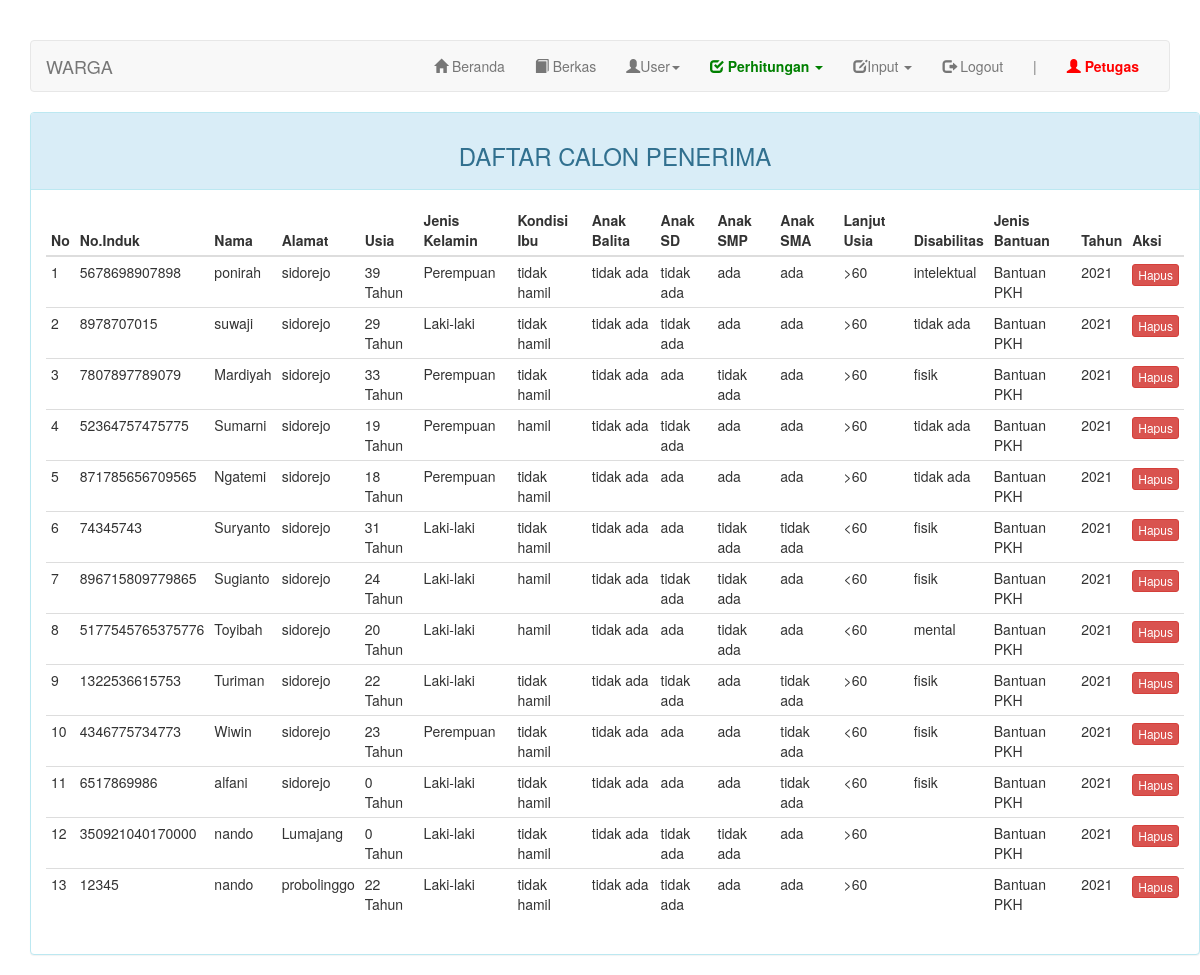
The app's page /index.php?page=warga (signed in), older data.
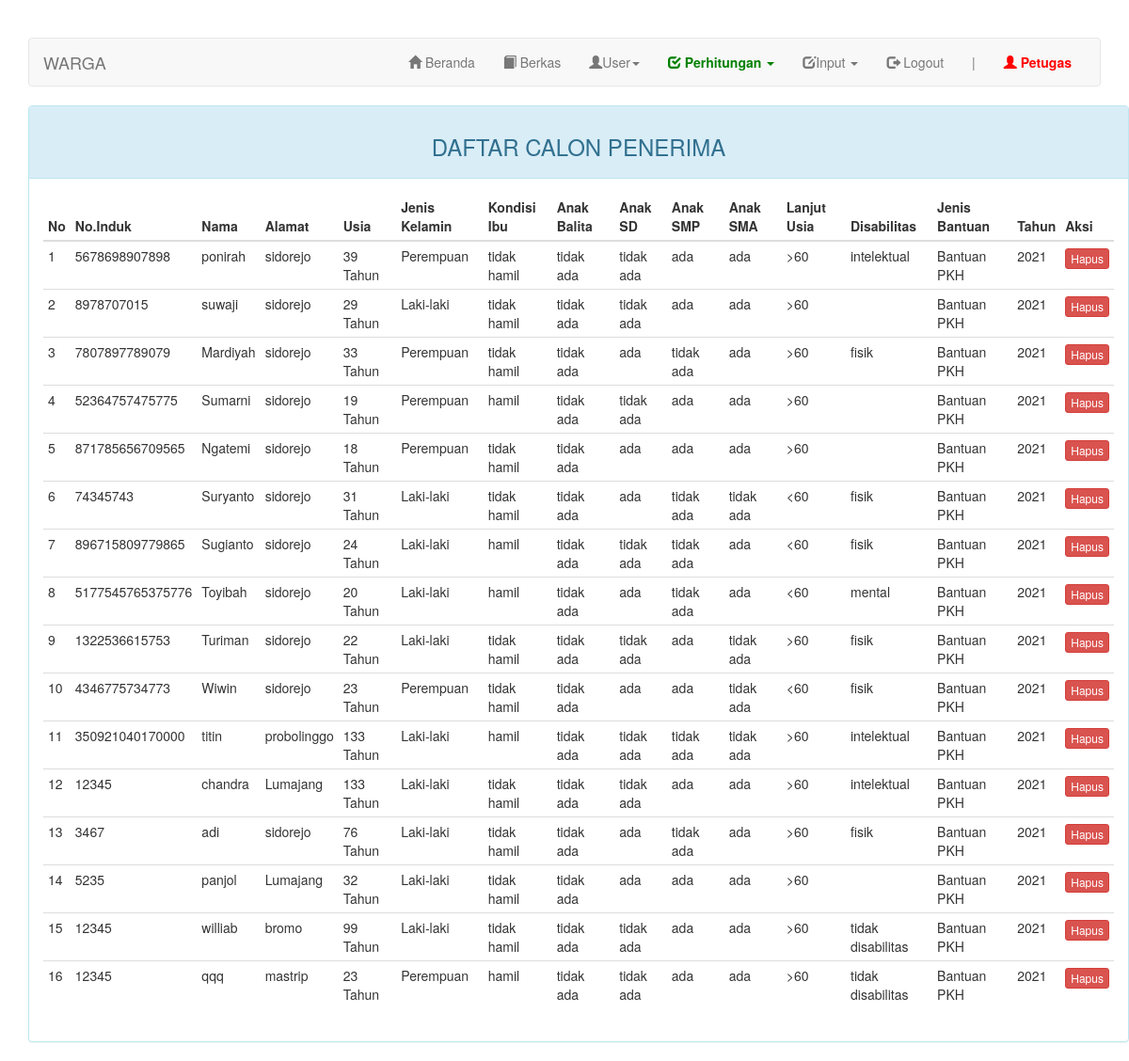
The same page, newer data.
### tables this page shows
CREATE TABLE `warga` (
  `nomor` int(11) NOT NULL,
  `nik` bigint(21) DEFAULT NULL,
  `username` varchar(30) NOT NULL,
  `kd_jenis_bantuan` int(11) DEFAULT NULL,
  `nama` varchar(30) DEFAULT NULL,
  `alamat` varchar(100) DEFAULT NULL,
  `tanggal_lahir` date DEFAULT NULL,
  `jenis_kelamin` enum('Laki-laki','Perempuan') DEFAULT NULL,
  `kondisi_ibu` enum('hamil','menyusui','tidak hamil') DEFAULT NULL,
  `anak_balita` enum('ada','tidak ada') DEFAULT NULL,
  `anak_sd` enum('ada','tidak ada') DEFAULT NULL,
  `anak_smp` enum('ada','tidak ada') DEFAULT NULL,
  `anak_sma` enum('ada','tidak ada') DEFAULT NULL,
  `lanjut_usia` enum('<60','>60') DEFAULT NULL,
  `disabilitas` enum('tidak disabilitas','intelektual','mental','fisik') DEFAULT NULL,
  `tahun_mengajukan` char(4) DEFAULT NULL
);

CREATE TABLE `jenis_bantuan` (
  `kd_jenis_bantuan` int(11) NOT NULL,
  `nama` varchar(50) DEFAULT NULL
);

### page/warga.php (the view, shortened to what this page needs)
    <div class="container">
        <div class="row">
	    <div class="panel panel-info">
	        <div class="panel-heading"><h3 class="text-center">DAFTAR CALON PENERIMA</h3></div>
	        <div class="panel-body">
	            <table class="table table-condensed">
	                <thead>
	                    <tr>
	                        <th>No</th>
	                        <th>No.Induk</th>
	                        <th>Nama</th>
	                        <th>Alamat</th>
	                        <th>Usia</th>
	                        <th>Jenis Kelamin</th>
	                        <th>Kondisi Ibu</th>
							<th>Anak Balita</th>
							<th>Anak SD</th>
							<th>Anak SMP</th>
							<th>Anak SMA</th>
	                        <th>Lanjut Usia</th>
	                        <th>Disabilitas</th>
	                        <th>Jenis Bantuan</th>
	                        <th>Tahun</th>
	                        <th>Aksi</th>
	                    </tr>
	                </thead>
	                <tbody>
	                    <?php $no = 1; ?>
	                    <?php if ($query = $connection->query("SELECT k.*, d.nama AS nama_jenis_bantuan FROM warga k LEFT JOIN jenis_bantuan d ON k.kd_jenis_bantuan = d.kd_jenis_bantuan")): ?>
	                        <?php while($row = $query->fetch_assoc()):
	                        	$dateOfBirth = $row['tanggal_lahir'];
	                        	$dob = new DateTime($dateOfBirth);
	                        	$now = new DateTime();
	                        	$diff = $now->diff($dob);
	                        ?>
	                        <tr>
	                            <td><?=$no++?></td>
	                            <td><?=$row['nik']?></td>
	                            <td><?=$row['nama']?></td>
	                            <td><?=$row['alamat']?></td>
	                            <td><?=$diff->y?> Tahun</td>
	                            <td><?=$row['jenis_kelamin']?></td>
	                            <td><?=$row['kondisi_ibu']?></td>
	                            <td><?=$row['anak_balita']?></td>
								<td><?=$row['anak_sd']?></td>
								<td><?=$row['anak_smp']?></td>
								<td><?=$row['anak_sma']?></td>
	                            <td><?=$row['lanjut_usia']?></td>
	                            <td><?=$row['disabilitas']?></td>
	                            <td><?=$row['nama_jenis_bantuan']?></td>
	                            <td><?=$row['tahun_mengajukan']?></td>
	                            <td>
	                                <div class="btn-group">
	                                    <a href="?page=warga&action=delete&key=<?=$row['nomor']?>" class="btn btn-danger btn-xs">Hapus</a>
	                                </div>
	                            </td>
	                        </tr>
	                        <?php endwhile ?>
	                    <?php endif ?>
	                </tbody>
	            </table>
	        </div>
	    </div>
	</div>
</div>

Row changes from the older to the newer data that the page shows:
removed warga: nik "6517869986", nama "alfani", alamat "sidorejo", tanggal_lahir "0", jenis_kelamin "Laki-laki", kondisi_ibu "tidak hamil", anak_balita "tidak ada", anak_sd "ada", anak_smp "ada", anak_sma "tidak ada", lanjut_usia "<60", disabilitas "fisik", kd_jenis_bantuan.nama "Bantuan PKH", tahun_mengajukan "2021"
removed warga: nik "350921040170000", nama "nando", alamat "Lumajang", tanggal_lahir "0", jenis_kelamin "Laki-laki", kondisi_ibu "tidak hamil", anak_balita "tidak ada", anak_sd "tidak ada", anak_smp "tidak ada", anak_sma "ada", lanjut_usia ">60", kd_jenis_bantuan.nama "Bantuan PKH", tahun_mengajukan "2021"
removed warga: nik "12345", nama "nando", alamat "probolinggo", tanggal_lahir "22", jenis_kelamin "Laki-laki", kondisi_ibu "tidak hamil", anak_balita "tidak ada", anak_sd "tidak ada", anak_smp "ada", anak_sma "ada", lanjut_usia ">60", kd_jenis_bantuan.nama "Bantuan PKH", tahun_mengajukan "2021"
changed warga "suwaji": disabilitas "tidak ada" → (not shown)
changed warga "Sumarni": disabilitas "tidak ada" → (not shown)
changed warga "Ngatemi": disabilitas "tidak ada" → (not shown)
added warga: nik "350921040170000", nama "titin", alamat "probolinggo", tanggal_lahir "133", jenis_kelamin "Laki-laki", kondisi_ibu "hamil", anak_balita "tidak ada", anak_sd "tidak ada", anak_smp "tidak ada", anak_sma "tidak ada", lanjut_usia ">60", disabilitas "intelektual", kd_jenis_bantuan.nama "Bantuan PKH", tahun_mengajukan "2021"
added warga: nik "12345", nama "chandra", alamat "Lumajang", tanggal_lahir "133", jenis_kelamin "Laki-laki", kondisi_ibu "tidak hamil", anak_balita "tidak ada", anak_sd "tidak ada", anak_smp "ada", anak_sma "ada", lanjut_usia ">60", disabilitas "intelektual", kd_jenis_bantuan.nama "Bantuan PKH", tahun_mengajukan "2021"
added warga: nik "3467", nama "adi", alamat "sidorejo", tanggal_lahir "76", jenis_kelamin "Laki-laki", kondisi_ibu "tidak hamil", anak_balita "tidak ada", anak_sd "ada", anak_smp "tidak ada", anak_sma "ada", lanjut_usia ">60", disabilitas "fisik", kd_jenis_bantuan.nama "Bantuan PKH", tahun_mengajukan "2021"
added warga: nik "5235", nama "panjol", alamat "Lumajang", tanggal_lahir "32", jenis_kelamin "Laki-laki", kondisi_ibu "tidak hamil", anak_balita "tidak ada", anak_sd "ada", anak_smp "ada", anak_sma "ada", lanjut_usia ">60", kd_jenis_bantuan.nama "Bantuan PKH", tahun_mengajukan "2021"
added warga: nik "12345", nama "williab", alamat "bromo", tanggal_lahir "99", jenis_kelamin "Laki-laki", kondisi_ibu "tidak hamil", anak_balita "tidak ada", anak_sd "tidak ada", anak_smp "ada", anak_sma "ada", lanjut_usia ">60", disabilitas "tidak disabilitas", kd_jenis_bantuan.nama "Bantuan PKH", tahun_mengajukan "2021"
added warga: nik "12345", nama "qqq", alamat "mastrip", tanggal_lahir "23", jenis_kelamin "Perempuan", kondisi_ibu "hamil", anak_balita "tidak ada", anak_sd "tidak ada", anak_smp "ada", anak_sma "ada", lanjut_usia ">60", disabilitas "tidak disabilitas", kd_jenis_bantuan.nama "Bantuan PKH", tahun_mengajukan "2021"
